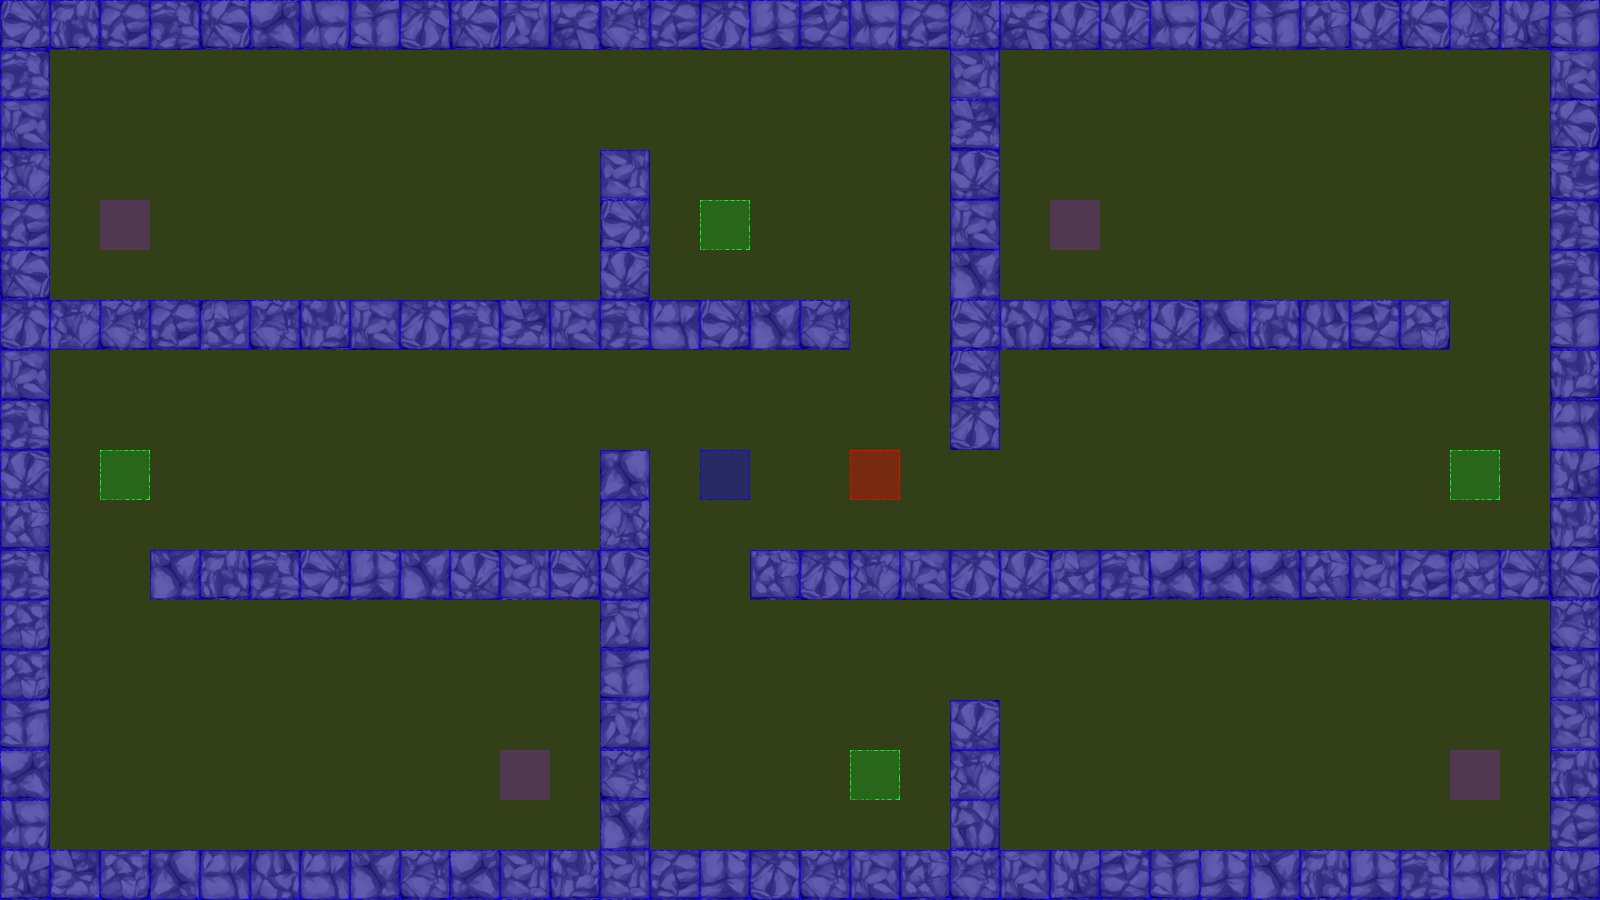

A level layout from a 2D game, rendered from its tile map. Below: a short description, then the map file with tile-grid data replaced by summaries:
An orthogonal 32x18 tile map with 50x50 px tiles, 3 tile layers (terrain, collision, event), 2 tilesets.

<map version="1.0" orientation="orthogonal" renderorder="left-up" width="32" height="18" tilewidth="50" tileheight="50" nextobjectid="3">
 <tileset firstgid="1" name="dungeonTile.png" tilewidth="50" tileheight="50" tilecount="64" columns="8">
  <image source="tiles/dungeonTile.png" width="400" height="400" />
 </tileset>
 <tileset firstgid="65" name="collisionTile" tilewidth="50" tileheight="50" tilecount="12" columns="3">
  <image source="tiles/collisionTile.png" width="150" height="200" />
 </tileset>
 <layer name="terrain" width="32" height="18">
  <data>[576 cells, 176 non-empty, 36 distinct tile ids]</data>
 </layer>
 <layer name="collision" width="32" height="18">
  <data>[576 cells, 576 non-empty, 2 distinct tile ids]</data>
 </layer>
 <layer name="event" width="32" height="18">
  <data>[576 cells, 10 non-empty, 4 distinct tile ids]</data>
 </layer>
</map>
